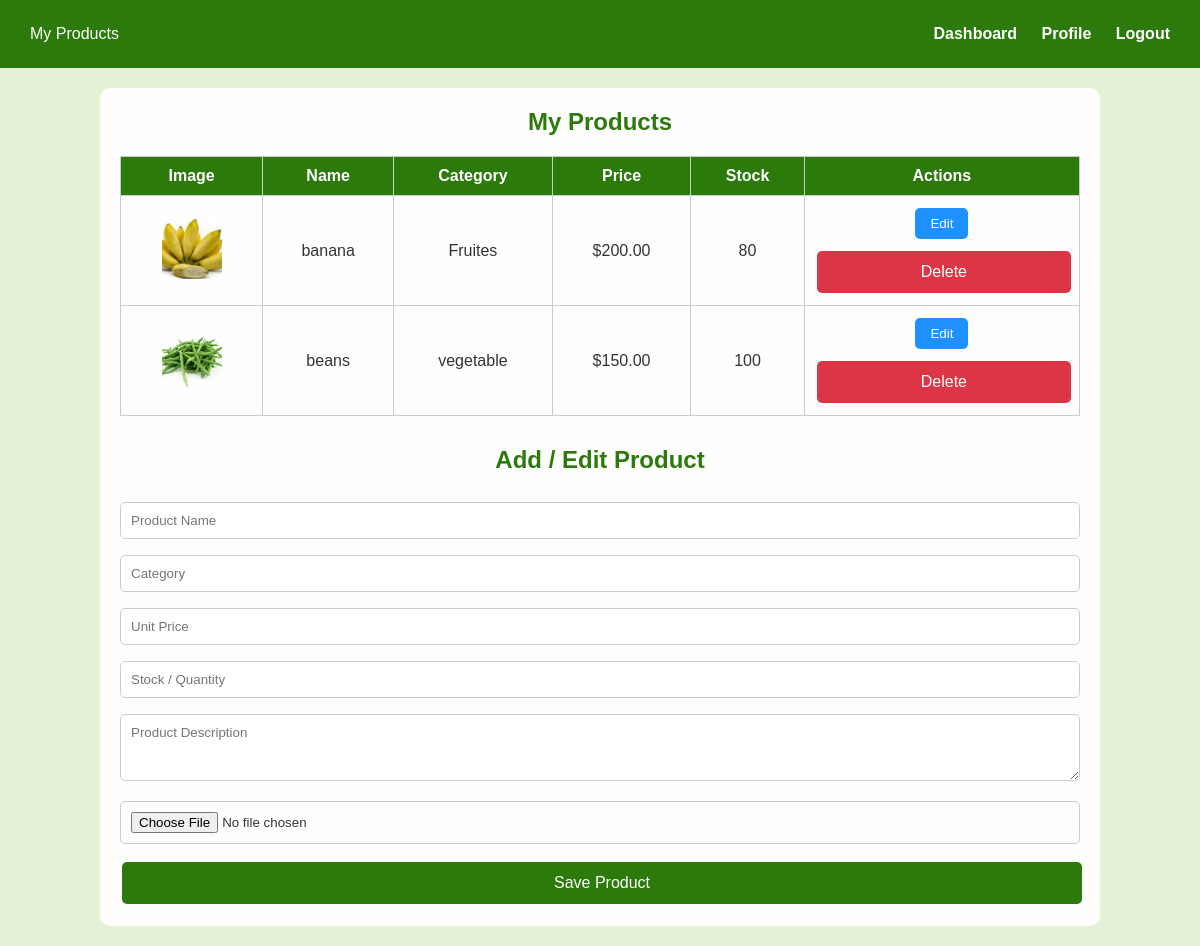
The page /vendor_products.php (signed in) on the database its author committed.
### tables this page shows
CREATE TABLE IF NOT EXISTS `products` (
  `product_id` int NOT NULL AUTO_INCREMENT,
  `vendor_id` int DEFAULT NULL,
  `name` varchar(150) DEFAULT NULL,
  `category` varchar(100) DEFAULT NULL,
  `price` decimal(10,2) DEFAULT NULL,
  `stock` int DEFAULT NULL,
  `description` varchar(200) DEFAULT NULL,
  `image` varchar(255) DEFAULT NULL,
  `status` enum('active','inactive') DEFAULT 'active',
  PRIMARY KEY (`product_id`),
  KEY `vendor_id` (`vendor_id`)
);

### vendor_products.php (the view, shortened to what this page needs)
<?php
include 'conn.php';
$vendor_id = (int) $_SESSION['user_id'];
function safe($val) {
    return htmlspecialchars((string)($val ?? ''), ENT_QUOTES | ENT_SUBSTITUTE, 'UTF-8');
}
$products = [];
$stmt = $conn->prepare("SELECT * FROM products WHERE vendor_id = ? ORDER BY name ASC");
if ($stmt) {
    $stmt->bind_param("i", $vendor_id);
    $stmt->execute();
    $res = $stmt->get_result();
    while ($row = $res->fetch_assoc()) {
        $row['name'] = $row['name'] ?? '';
        $row['category'] = $row['category'] ?? '';
        $row['price'] = isset($row['price']) ? (float)$row['price'] : 0.0;
        $row['stock'] = isset($row['stock']) ? (int)$row['stock'] : 0;
        $row['description'] = $row['description'] ?? '';
        $row['image'] = $row['image'] ?? '';
        $products[] = $row;
    }
}
$edit_product = ['product_id'=>'','name'=>'','category'=>'','price'=>'','stock'=>'','description'=>'','image'=>''];
?>
<!DOCTYPE html>
<html lang="en">
<head>
</head>
<body>
    <header>
        <div>My Products</div>
        <nav>
            <a href="vendor_dashboard.php">Dashboard</a>
            <a href="vendor_profile.php">Profile</a>
            <a href="index.html">Logout</a>
        </nav>
    </header>
    <div class="container">
        <h2>My Products</h2>
        <table>
            <tr>
                <th>Image</th>
                <th>Name</th>
                <th>Category</th>
                <th>Price</th>
                <th>Stock</th>
                <th>Actions</th>
            </tr>
            <?php if(!empty($products)): ?>
            <?php foreach($products as $p): ?>
            <tr>
                <?php
                    $img = !empty($p['image']) && file_exists($p['image']) ? $p['image'] : 'https://via.placeholder.com/60';
                ?>
                <td><img src="<?= safe($img) ?>" alt="product"></td>
                <td><?= safe($p['name']) ?></td>
                <td><?= safe($p['category']) ?></td>
                <td>$<?= number_format((float)($p['price'] ?? 0), 2) ?></td>
                <td><?= (int)($p['stock'] ?? 0) ?></td>
                <td>
                    <a href="?edit=<?= (int)$p['product_id'] ?>"><button class="edit-btn">Edit</button></a>
                    <form method="POST" style="display:inline;" onsubmit="return confirm('Are you sure?');">
                        <button type="submit" class="delete-btn">Delete</button>
                    </form>
                </td>
            </tr>
            <?php endforeach; ?>
            <?php else: ?>
            <tr>
                <td colspan="6">No products found.</td>
            </tr>
            <?php endif; ?>
        </table>
        <h2>Add / Edit Product</h2>
        <form method="POST" enctype="multipart/form-data">
            <input type="text" name="name" placeholder="Product Name" value="<?= safe($edit_product['name']) ?>" required>
            <input type="text" name="category" placeholder="Category" value="<?= safe($edit_product['category']) ?>" required>
            <input type="number" step="0.01" name="price" placeholder="Unit Price" value="<?= safe($edit_product['price']) ?>" required>
            <input type="number" name="stock" placeholder="Stock / Quantity" value="<?= safe($edit_product['stock']) ?>" required>
            <textarea name="description" placeholder="Product Description" rows="3"><?= safe($edit_product['description']) ?></textarea>
            <input type="file" name="image" accept="image/*">
            <button type="submit" name="save_product">Save Product</button>
        </form>
    </div>
</body>
</html>

### vendor_products.php (style rules this page uses)
* { margin: 0; padding: 0; box-sizing: border-box; font-family: Arial, Helvetica, sans-serif; }
body { background: #e6f2d6; min-height: 100vh; color: #333; }
header { background: #2b7a0b; color: white; padding: 25px 30px; display: flex; justify-content: space-between; align-items: center; }
header a { color: white; text-decoration: none; margin-left: 20px; font-weight: bold; }
.container { background: rgba(255, 255, 255, 0.95); padding: 20px; border-radius: 10px; max-width: 1000px; margin: 20px auto; }
h2 { text-align: center; color: #2b7a0b; margin-bottom: 20px; }
table { width: 100%; border-collapse: collapse; margin-bottom: 30px; }
th, td { padding: 10px; border: 1px solid #ccc; text-align: center; }
th { background: #2b7a0b; color: white; }
img { width: 60px; height: 60px; object-fit: cover; border-radius: 5px; }
button { padding: 8px 15px; border: none; border-radius: 5px; cursor: pointer; margin: 2px; color: white; }
.edit-btn { background: #1e90ff; }
.delete-btn { background: #dc3545; }
form input, form textarea, form select { width: 100%; padding: 10px; margin: 8px 0; border: 1px solid #ccc; border-radius: 5px; }
form button { width: 100%; padding: 12px; background: #2b7a0b; color: white; border: none; border-radius: 5px; font-size: 16px; cursor: pointer; margin-top: 10px; }

### rows shown on the page
products: image (picture), name "banana", category "Fruites", price "200.00", stock "80"
products: image (picture), name "beans", category "vegetable", price "150.00", stock "100"
